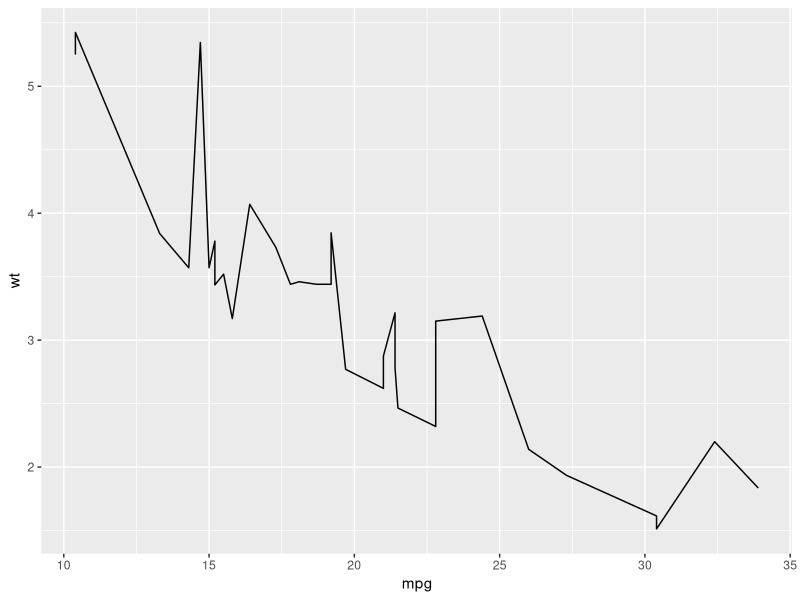
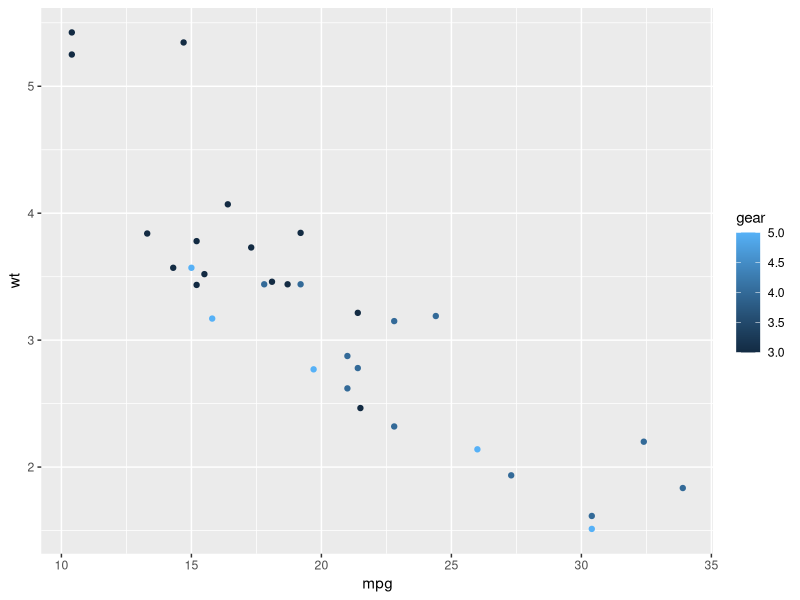
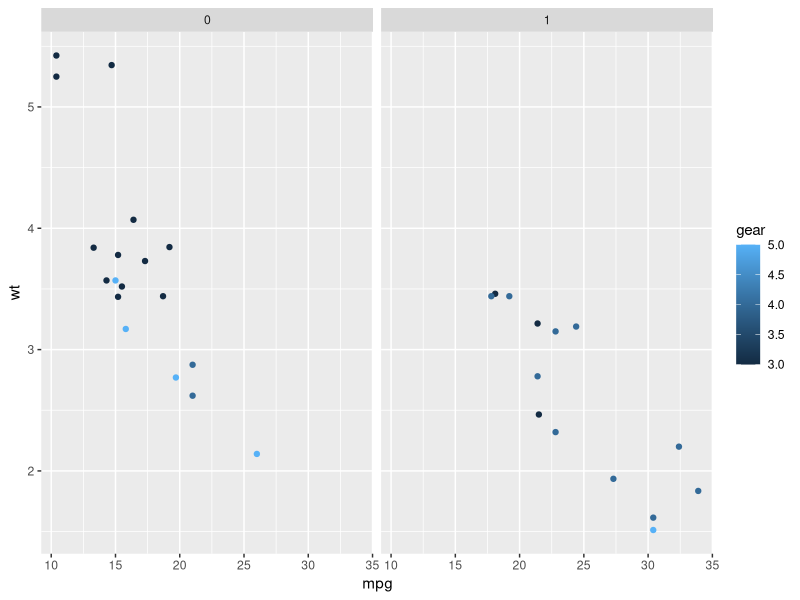
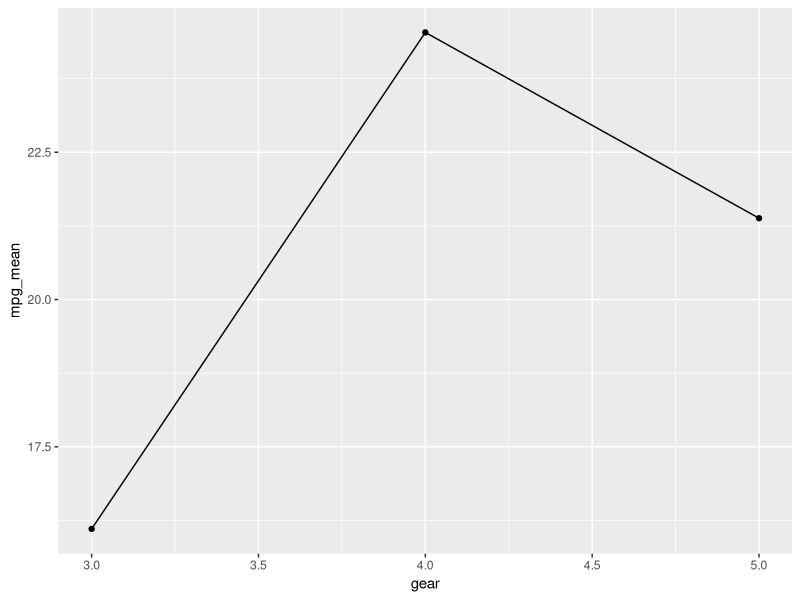

These figures' R source, in order:
# 1_r_intro.R
# Intro code as a .R script file (i.e., not a notebook)

# Numbers, characters and tables

'this is a string'

44

382

# This is a comment

# Here is another one. I like concise comments.

# Be nice to your future self and others: add comments to your code.

45/7

7 * 38404

3 + 2

# Exponential transformation
exp(38)

# Log transformation
log(27)

ma_function <- function(x) {
  (x * 10) + 2
}

ma_function(22)

ma_function(362)

?log

this_one <- 'a nice little string for us to use'
another <- 4763
and_a_final_one <- 12

this_one

log(another)
exp(and_a_final_one)

x <- c(this_one, 'some other series of character')
y <- c(another, and_a_final_one)

b <- c(this_one, another)

names <- c('james', 'joan')
ages <- c(44, 54)
data.frame(names, ages, stringsAsFactors = FALSE)

df <- data.frame(names, ages, stringsAsFactors = FALSE)

df$names

df[2,]

str(df)
names(df)

install.packages(c('tidyverse', 'ggplot2'))

library(ggplot2)
library(tidyverse)

df <- mtcars
str(mtcars)
?mtcars

ggplot(data = df, aes(x = mpg, y = wt)) +
  geom_line()

ggplot(data = df, aes(x = mpg, y = wt, color = gear)) +
  geom_point()

ggplot(data = df, aes(x = mpg, y = wt, color = gear)) +
  geom_point() +
  facet_grid(.~vs)

?ggplot2

library(tidyverse)

df

as_tibble(df)

tb <- as_tibble(df)
filter(tb, vs == 1)

group_by(tb, vs)

tb %>%
  filter(gear == 4) %>%
  group_by(vs)

tb %>%
  group_by(gear) %>%
  summarise(
    count = n(),
    mpg_mean = mean(mpg)
  )

tb %>%
  group_by(gear) %>%
  summarise(
    count = n(),
    mpg_mean = mean(mpg)
  ) %>%
  ggplot(aes(x = gear, y = mpg_mean)) +
  geom_line() +
  geom_point()

